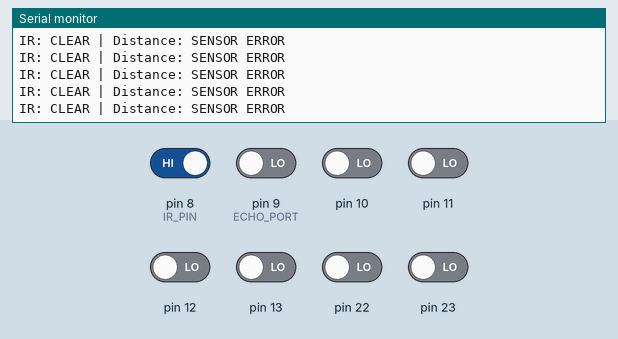
A sketch run on a simulated Arduino Uno, built with avr-gcc and run on an emulated ATmega328P. On the bench: the last lines printed to the serial monitor. The test bench sets the inputs (shaded band); at power-on: pin 8 (IR_PIN) HIGH, pin 9 (ECHO_PORT), pin 10–13, pin 22, pin 23 LOW.

Above: at 2.7 s.
2.8 s: pin 8 (IR_PIN) driven LOW
At 2.92 s:
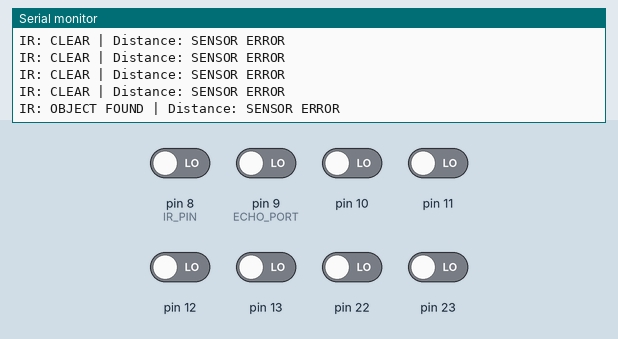
7.7 s: pin 8 (IR_PIN) driven HIGH
At 7.86 s:
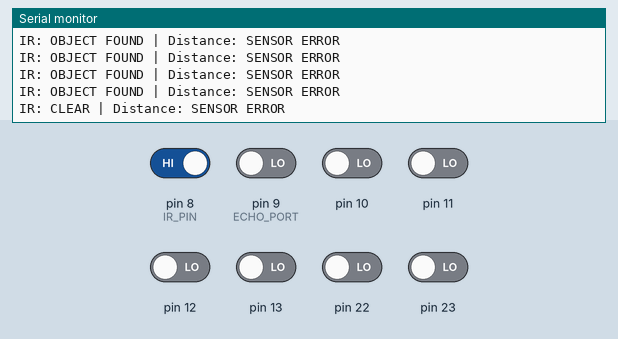
10.7 s: pin 8 (IR_PIN) driven LOW
At 10.93 s:
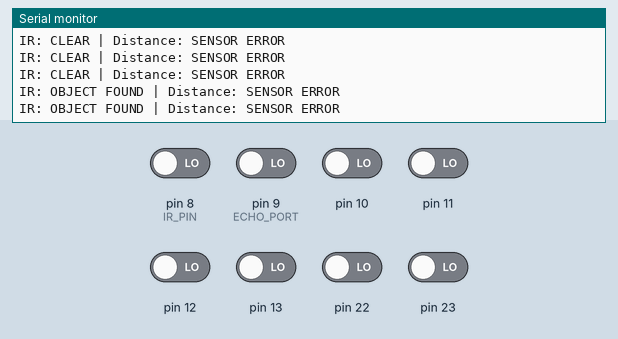
13.7 s: pin 8 (IR_PIN) driven HIGH and pin 9 (ECHO_PORT) driven HIGH
At 13.91 s:
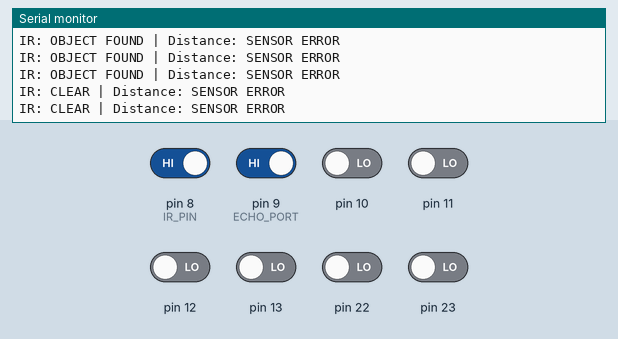

The sketch:

sketch_oct9b.ino
```cpp
#include <stdio.h>
#include <string.h>
#include <stdbool.h>

#include "gpio.h"
#include "ir.h"
#include "ultrasonic.h"
#include "lcd.h"
#include "buzzer.h"

// ==================================================
// IR SENSOR CONFIGURATION
// ==================================================

#define IR_PORT portb
#define IR_PIN  0

// ==================================================
// ULTRASONIC SENSOR CONFIGURATION
// ==================================================

#define TRIG_PORT portf
#define TRIG_PIN  0

#define ECHO_PORT portk
#define ECHO_PIN  0

// ==================================================
// DISTANCE THRESHOLDS
// ==================================================

#define DANGER_DISTANCE  15
#define NEAR_DISTANCE    30
#define WARNING_DISTANCE 50

// ==================================================
// BUZZER TIMING
// ==================================================

#define FAST_BEEP_MS 200
#define SLOW_BEEP_MS 600

unsigned long previousBeepTime = 0;
bool buzzerState = false;

// ==================================================
// LCD DISPLAY FUNCTION
// ==================================================

void displayParkingStatus(unsigned int distance,
                          bool objectDetected)
{
    char line[17];

    // ----------------------------------------------
    // ROW 1: DISTANCE + IR STATUS
    // ----------------------------------------------

    lcd_set_cursor(0, 0);

    if (distance == 0)
    {
        if (objectDetected)
            lcd_print("D:ERR IR:FOUND  ");
        else
            lcd_print("D:ERR IR:CLEAR  ");
    }
    else
    {
        if (objectDetected)
        {
            snprintf(line, sizeof(line),
                     "D:%ucm IR:FOUND", distance);
        }
        else
        {
            snprintf(line, sizeof(line),
                     "D:%ucm IR:CLEAR", distance);
        }

        lcd_print(line);

        // Clear leftover characters from the previous reading.
        int length = strlen(line);

        while (length++ < 16)
        {
            lcd_print(" ");
        }
    }

    // ----------------------------------------------
    // ROW 2: PARKING STATUS
    // ----------------------------------------------

    lcd_set_cursor(1, 0);

    // Follow your requested IR parking logic.
    if (objectDetected)
    {
        lcd_print("PARKING: FREE   ");
    }
    else if (distance == 0 || distance > WARNING_DISTANCE)
    {
        lcd_print("PARKING: ERROR  ");
    }
    else if (distance < DANGER_DISTANCE)
    {
        lcd_print("PARKING: FULL   ");
    }
    else if (distance <= NEAR_DISTANCE)
    {
        lcd_print("PARK: CAUTION   ");
    }
    else
    {
        lcd_print("PARKING: FREE   ");
    }
}

// ==================================================
// BUZZER CONTROL
// ==================================================

void updateBuzzer(unsigned int distance)
{
    unsigned long currentTime = millis();

    // Invalid reading or distance above 50 cm.
    if (distance == 0 || distance > WARNING_DISTANCE)
    {
        buzzer_off();
        buzzerState = false;
        return;
    }

    // Less than 15 cm: continuous alarm.
    if (distance < DANGER_DISTANCE)
    {
        buzzer_on();
        buzzerState = true;
        return;
    }

    // 15-30 cm: fast beeping.
    // 31-50 cm: slow beeping.
    unsigned long beepInterval;

    if (distance <= NEAR_DISTANCE)
        beepInterval = FAST_BEEP_MS;
    else
        beepInterval = SLOW_BEEP_MS;

    if (currentTime - previousBeepTime >= beepInterval)
    {
        previousBeepTime = currentTime;
        buzzerState = !buzzerState;

        if (buzzerState)
            buzzer_on();
        else
            buzzer_off();
    }
}

// ==================================================
// SETUP
// ==================================================

void setup()
{
    Serial.begin(9600);

    // Initialize IR sensor.
    ir_init(IR_PORT, IR_PIN);

    // Initialize ultrasonic sensor.
    ultrasonic_init(
        TRIG_PORT,
        TRIG_PIN,
        ECHO_PORT,
        ECHO_PIN
    );

    // Initialize LCD and buzzer.
    lcd_init();
    buzzer_init();

    lcd_clear();

    lcd_set_cursor(0, 0);
    lcd_print("SAFETY PARKING");

    lcd_set_cursor(1, 0);
    lcd_print("SYSTEM STARTING");

    delay(1500);

    lcd_clear();
}

// ==================================================
// LOOP
// ==================================================

void loop()
{
    // Read IR sensor.
    bool objectDetected =
        ir_is_detected(IR_PORT, IR_PIN);

    // Read ultrasonic distance.
    unsigned int distance = ultrasonic_read_cm();

    // Update LCD.
    displayParkingStatus(distance, objectDetected);

    // Control buzzer.
    updateBuzzer(distance);

    // Serial Monitor debugging.
    Serial.print("IR: ");
    Serial.print(objectDetected ? "OBJECT FOUND" : "CLEAR");

    Serial.print(" | Distance: ");

    if (distance == 0)
    {
        Serial.println("SENSOR ERROR");
    }
    else
    {
        Serial.print(distance);
        Serial.println(" cm");
    }

    delay(50);
}
```

adc.c
```cpp
#include "adc.h"
#include "adc_reg.h"

void adc_init(void)
{
    /*
     * AVCC as reference
     * Right adjusted result
     */

    ADMUX = 0;


    /*
     * Enable ADC
     *
     * Prescaler = 128
     */

    ADCSRA = (1 << ADEN) |
             (1 << ADPS2) |
             (1 << ADPS1) |
             (1 << ADPS0);
}


void adc_select_channel(uint8_t channel)
{
    channel &= 0x07;

    ADMUX &= 0xF0;

    ADMUX |= channel;
}


uint16_t adc_read(uint8_t channel)
{
    uint16_t result;

    adc_select_channel(channel);

    /* Start conversion */

    ADCSRA |= (1 << ADSC);

    /* Wait for conversion */

    while(ADCSRA & (1 << ADSC))
    {
    }

    /* Read ADCL first, then ADCH */

    result = ADCL;

    result |= ((uint16_t)ADCH << 8);

    return result;
}
```

adc.h
```cpp
#ifndef ADC_H
#define ADC_H

#include <stdint.h>

#ifdef __cplusplus
extern "C" {
#endif

void adc_init(void);

void adc_select_channel(uint8_t channel);

uint16_t adc_read(uint8_t channel);

#ifdef __cplusplus
}
#endif

#endif
```

adc_reg.h
```cpp
#ifndef ADC_REG_H
#define ADC_REG_H

#include <stdint.h>

/* ADC Registers */

#define ADMUX  (*(volatile uint8_t*)0x7C)
#define ADCSRA (*(volatile uint8_t*)0x7A)
#define ADCL   (*(volatile uint8_t*)0x78)
#define ADCH   (*(volatile uint8_t*)0x79)

/* ADC Control and Status Register A */

#define ADPS0 0
#define ADPS1 1
#define ADPS2 2

#define ADIE 3
#define ADIF 4
#define ADATE 5
#define ADSC 6
#define ADEN 7

/* ADC Multiplexer */

#define MUX0 0
#define MUX1 1
#define MUX2 2
#define MUX3 3

#define ADLAR 5

#endif
```

buzzer.c
```cpp
#include "buzzer.h"
#include "buzzer_reg.h"
#include "gpio.h"

void buzzer_init(void)
{
    pinmode(BUZZER_PORT, BUZZER_PIN, OUTPUT);
    buzzer_off();
}

void buzzer_on(void)
{
    gpio_write(BUZZER_PORT, BUZZER_PIN, HIGH);
}

void buzzer_off(void)
{
    gpio_write(BUZZER_PORT, BUZZER_PIN, LOW);
}
```

buzzer.h
```cpp
#ifndef BUZZER_H
#define BUZZER_H

#include <stdint.h>

#ifdef __cplusplus
extern "C" {
#endif

void buzzer_init(void);
void buzzer_on(void);
void buzzer_off(void);

#ifdef __cplusplus
}
#endif

#endif
```

buzzer_reg.h
```cpp
#ifndef BUZZER_REG_H
#define BUZZER_REG_H

#define BUZZER_PORT portj
#define BUZZER_PIN  0

#endif
```

ir.c
```cpp
#include "ir.h"
#include "ir_reg.h"

void ir_init(uint8_t portnum, uint8_t pinnum)
{
    pinmode(portnum, pinnum, INPUT);
}

uint8_t ir_read(uint8_t portnum, uint8_t pinnum)
{
    return gpio_read(portnum, pinnum);
}

uint8_t ir_is_detected(uint8_t portnum, uint8_t pinnum)
{
    if(ir_read(portnum, pinnum) == IR_ACTIVE_LOW)
        return 1;

    return 0;
}
```

ir.h
```cpp
#ifndef IR_H
#define IR_H

#include <stdint.h>
#include "gpio.h"

#ifdef __cplusplus
extern "C" {
#endif

void ir_init(uint8_t portnum, uint8_t pinnum);
uint8_t ir_read(uint8_t portnum, uint8_t pinnum);
uint8_t ir_is_detected(uint8_t portnum, uint8_t pinnum);

#ifdef __cplusplus
}
#endif

#endif
```

ir_reg.h
```cpp
#ifndef IR_REG_H
#define IR_REG_H

#include <stdint.h>

/* IR sensor is connected through GPIO.
   No dedicated IR hardware registers are required. */

#define IR_ACTIVE_LOW  0
#define IR_ACTIVE_HIGH 1

#endif
```

led.c
```cpp
#include "led.h"
#include "timer.h"


/* Single LED */

void led_init(uint8_t portnum, uint8_t pinnum)
{
    pinmode(portnum, pinnum, OUTPUT);
    led_off(portnum, pinnum);
}

void led_on(uint8_t portnum, uint8_t pinnum)
{
    gpio_write(portnum, pinnum, HIGH);
}

void led_off(uint8_t portnum, uint8_t pinnum)
{
    gpio_write(portnum, pinnum, LOW);
}

void led_toggle(uint8_t portnum, uint8_t pinnum)
{
    gpio_toggle(portnum, pinnum);
}


/* LED Array */

void led_array_init(uint8_t portnum)
{
    for(uint8_t pin = 0; pin < 8; pin++)
    {
        pinmode(portnum, pin, OUTPUT);
    }

    led_array_off(portnum);
}

void led_array_write(uint8_t portnum, uint8_t value)
{
    for(uint8_t pin = 0; pin < 8; pin++)
    {
        if(value & (1 << pin))
        {
            gpio_write(portnum, pin, HIGH);
        }
        else
        {
            gpio_write(portnum, pin, LOW);
        }
    }
}

void led_array_on(uint8_t portnum)
{
    led_array_write(portnum, 0xFF);
}

void led_array_off(uint8_t portnum)
{
    led_array_write(portnum, 0x00);
}


/* LED 0 -> LED 7 */

void led_array_forward(uint8_t portnum)
{
    for(uint8_t pin = 0; pin < 8; pin++)
    {
        led_array_write(portnum, (1 << pin));

        timer_delay(300, milli_sec);
    }
}


/* LED 7 -> LED 0 */

void led_array_backward(uint8_t portnum)
{
    for(int8_t pin = 7; pin >= 0; pin--)
    {
        led_array_write(portnum, (1 << pin));

        timer_delay(300, milli_sec);
    }
}
```

led.h
```cpp
#ifndef LED_H
#define LED_H

#include <stdint.h>
#include "gpio.h"

#ifdef __cplusplus
extern "C" {
#endif
// single led
void led_init(uint8_t portnum, uint8_t pinnum);
void led_on(uint8_t portnum, uint8_t pinnum);
void led_off(uint8_t portnum, uint8_t pinnum);
void led_toggle(uint8_t portnum, uint8_t pinnum);

// multi led
void led_array_init(uint8_t portnum);
void led_array_write(uint8_t portnum, uint8_t value);
void led_array_on(uint8_t portnum);
void led_array_off(uint8_t portnum);
void led_array_forward(uint8_t portnum);
void led_array_backward(uint8_t portnum);

#ifdef __cplusplus
}
#endif

#endif
```

pwm.c
```cpp
#include "pwm.h"
#include "gpio.h"
#include "timer.h"

static uint8_t pwm_port;
static uint8_t pwm_pin;
static uint8_t pwm_duty;
static uint8_t pwm_running;


void pwm_init(uint8_t portnum, uint8_t pinnum)
{
    pwm_port = portnum;
    pwm_pin = pinnum;

    pwm_duty = 0;
    pwm_running = 0;

    pinmode(pwm_port, pwm_pin, OUTPUT);

    gpio_write(pwm_port, pwm_pin, LOW);
}


void pwm_set_duty(uint8_t duty)
{
    pwm_duty = duty;
}


void pwm_start(void)
{
    pwm_running = 1;

    while(pwm_running)
    {
        /*
         * 1000 us = 1 ms PWM period
         *
         * Duty:
         * 0   = 0%
         * 64  = 25%
         * 128 = 50%
         * 192 = 75%
         * 255 = 100%
         */

        if(pwm_duty > 0)
        {
            gpio_write(pwm_port, pwm_pin, HIGH);

            timer_delay(
                ((uint32_t)pwm_duty * 1000UL) / 255UL,
                micro_sec
            );
        }


        if(pwm_duty < 255)
        {
            gpio_write(pwm_port, pwm_pin, LOW);

            timer_delay(
                ((uint32_t)(255 - pwm_duty) * 1000UL) / 255UL,
                micro_sec
            );
        }
    }
}


void pwm_stop(void)
{
    pwm_running = 0;

    gpio_write(pwm_port, pwm_pin, LOW);
}
```

pwm.h
```cpp
#ifndef PWM_H
#define PWM_H

#include <stdint.h>

#ifdef __cplusplus
extern "C" {
#endif

void pwm_init(uint8_t portnum, uint8_t pinnum);

void pwm_set_duty(uint8_t duty);

void pwm_start(void);

void pwm_stop(void);

#ifdef __cplusplus
}
#endif

#endif
```

safety.c
```cpp
#include "safety.h"

safety_state_t safety_classify_distance(uint16_t distance_cm)
{
    /*
       Zero means the ultrasonic driver
       did not return a valid distance.
    */
    if(distance_cm == 0)
    {
        return STATE_SENSOR_FAULT;
    }

    if(distance_cm > 50)
    {
        return STATE_SAFE;
    }
    else if(distance_cm > 30)
    {
        return STATE_CAUTION;
    }
    else if(distance_cm >= 15)
    {
        return STATE_WARNING;
    }
    else
    {
        return STATE_STOP;
    }
}
```

safety.h
```cpp
#ifndef SAFETY_H
#define SAFETY_H

#ifdef __cplusplus
extern "C" {
#endif

#include <stdint.h>

typedef enum
{
    STATE_SAFE,
    STATE_CAUTION,
    STATE_WARNING,
    STATE_STOP,
    STATE_SENSOR_FAULT
} safety_state_t;

safety_state_t safety_classify_distance(uint16_t distance_cm);

#ifdef __cplusplus
}
#endif
#endif
```

segment.c
```cpp
#include "sevenseg.h"

void sevenseg_init(uint8_t portnum)
{
    pinmode(portnum, SEG_A, OUTPUT);
    pinmode(portnum, SEG_B, OUTPUT);
    pinmode(portnum, SEG_C, OUTPUT);
    pinmode(portnum, SEG_D, OUTPUT);
    pinmode(portnum, SEG_E, OUTPUT);
    pinmode(portnum, SEG_F, OUTPUT);
    pinmode(portnum, SEG_G, OUTPUT);

    sevenseg_off(portnum);
}

void sevenseg_off(uint8_t portnum)
{
    gpio_write(portnum, SEG_A, LOW);
    gpio_write(portnum, SEG_B, LOW);
    gpio_write(portnum, SEG_C, LOW);
    gpio_write(portnum, SEG_D, LOW);
    gpio_write(portnum, SEG_E, LOW);
    gpio_write(portnum, SEG_F, LOW);
    gpio_write(portnum, SEG_G, LOW);
}

void sevenseg_display(uint8_t portnum, uint8_t digit)
{
    switch(digit)
    {
        case 0:
            gpio_write(portnum, SEG_A, HIGH);
            gpio_write(portnum, SEG_B, HIGH);
            gpio_write(portnum, SEG_C, HIGH);
            gpio_write(portnum, SEG_D, HIGH);
            gpio_write(portnum, SEG_E, HIGH);
            gpio_write(portnum, SEG_F, HIGH);
            gpio_write(portnum, SEG_G, LOW);
            break;

        case 1:
            gpio_write(portnum, SEG_A, LOW);
            gpio_write(portnum, SEG_B, HIGH);
            gpio_write(portnum, SEG_C, HIGH);
            gpio_write(portnum, SEG_D, LOW);
            gpio_write(portnum, SEG_E, LOW);
            gpio_write(portnum, SEG_F, LOW);
            gpio_write(portnum, SEG_G, LOW);
            break;

        case 2:
            gpio_write(portnum, SEG_A, HIGH);
            gpio_write(portnum, SEG_B, HIGH);
            gpio_write(portnum, SEG_C, LOW);
            gpio_write(portnum, SEG_D, HIGH);
            gpio_write(portnum, SEG_E, HIGH);
            gpio_write(portnum, SEG_F, LOW);
            gpio_write(portnum, SEG_G, HIGH);
            break;

        case 3:
            gpio_write(portnum, SEG_A, HIGH);
            gpio_write(portnum, SEG_B, HIGH);
            gpio_write(portnum, SEG_C, HIGH);
            gpio_write(portnum, SEG_D, HIGH);
            gpio_write(portnum, SEG_E, LOW);
            gpio_write(portnum, SEG_F, LOW);
            gpio_write(portnum, SEG_G, HIGH);
            break;

        case 4:
            gpio_write(portnum, SEG_A, LOW);
            gpio_write(portnum, SEG_B, HIGH);
            gpio_write(portnum, SEG_C, HIGH);
            gpio_write(portnum, SEG_D, LOW);
            gpio_write(portnum, SEG_E, LOW);
            gpio_write(portnum, SEG_F, HIGH);
            gpio_write(portnum, SEG_G, HIGH);
            break;

        case 5:
            gpio_write(portnum, SEG_A, HIGH);
            gpio_write(portnum, SEG_B, LOW);
            gpio_write(portnum, SEG_C, HIGH);
            gpio_write(portnum, SEG_D, HIGH);
            gpio_write(portnum, SEG_E, LOW);
            gpio_write(portnum, SEG_F, HIGH);
            gpio_write(portnum, SEG_G, HIGH);
            break;

        case 6:
            gpio_write(portnum, SEG_A, HIGH);
            gpio_write(portnum, SEG_B, LOW);
            gpio_write(portnum, SEG_C, HIGH);
            gpio_write(portnum, SEG_D, HIGH);
            gpio_write(portnum, SEG_E, HIGH);
            gpio_write(portnum, SEG_F, HIGH);
            gpio_write(portnum, SEG_G, HIGH);
            break;

        case 7:
            gpio_write(portnum, SEG_A, HIGH);
            gpio_write(portnum, SEG_B, HIGH);
            gpio_write(portnum, SEG_C, HIGH);
            gpio_write(portnum, SEG_D, LOW);
            gpio_write(portnum, SEG_E, LOW);
            gpio_write(portnum, SEG_F, LOW);
            gpio_write(portnum, SEG_G, LOW);
            break;

        case 8:
            gpio_write(portnum, SEG_A, HIGH);
            gpio_write(portnum, SEG_B, HIGH);
            gpio_write(portnum, SEG_C, HIGH);
            gpio_write(portnum, SEG_D, HIGH);
            gpio_write(portnum, SEG_E, HIGH);
            gpio_write(portnum, SEG_F, HIGH);
            gpio_write(portnum, SEG_G, HIGH);
            break;

        case 9:
            gpio_write(portnum, SEG_A, HIGH);
            gpio_write(portnum, SEG_B, HIGH);
            gpio_write(portnum, SEG_C, HIGH);
            gpio_write(portnum, SEG_D, HIGH);
            gpio_write(portnum, SEG_E, LOW);
            gpio_write(portnum, SEG_F, HIGH);
            gpio_write(portnum, SEG_G, HIGH);
            break;

        default:
            sevenseg_off(portnum);
            break;
    }
}
```

sevenseg.h
```cpp
#ifndef SEVENSEG_H
#define SEVENSEG_H

#include <stdint.h>
#include "gpio.h"

#ifdef __cplusplus
extern "C" {
#endif

#define SEG_A 0
#define SEG_B 1
#define SEG_C 2
#define SEG_D 3
#define SEG_E 4
#define SEG_F 5
#define SEG_G 6

void sevenseg_init(uint8_t portnum);
void sevenseg_display(uint8_t portnum, uint8_t digit);
void sevenseg_off(uint8_t portnum);

#ifdef __cplusplus
}
#endif

#endif
```

switch.c
```cpp
#include "switch.h"


/*==================================================
                  SWITCH DRIVER
==================================================*/

void switch_init(uint8_t portnum, uint8_t pinnum)
{
    pinmode(portnum, pinnum, INPUT);
}


uint8_t switch_read(uint8_t portnum, uint8_t pinnum)
{
    return gpio_read(portnum, pinnum);
}


uint8_t switch_is_pressed(uint8_t portnum, uint8_t pinnum)
{
    if(gpio_read(portnum, pinnum) == HIGH)
    {
        return 1;
    }

    return 0;
}
```

switch.h
```cpp
#ifndef SWITCH_H
#define SWITCH_H

#include <stdint.h>
#include "gpio.h"

#ifdef __cplusplus
extern "C" {
#endif

void switch_init(uint8_t portnum, uint8_t pinnum);

uint8_t switch_read(uint8_t portnum, uint8_t pinnum);

uint8_t switch_is_pressed(uint8_t portnum, uint8_t pinnum);

#ifdef __cplusplus
}
#endif

#endif
```

ultrasonic_reg.h
```cpp
#ifndef ULTRASONIC_REG_H
#define ULTRASONIC_REG_H

#include <stdint.h>

#define ULTRASONIC_TIMEOUT 30000UL

#endif
```

Source omitted: timer.c (1684 bytes), timer.h (633 bytes), timer_handle.h (2512 bytes), timer_reg.h (1857 bytes), timerhandle.c (2909 bytes), ultrasonic.c (1488 bytes), ultrasonic.h (293 bytes), lcd.c (2248 bytes), lcd.h (316 bytes), lcd_reg.h (544 bytes), gpio.c (1935 bytes), gpio.h (836 bytes)

Measured:
- after the input at 2.8 s, the serial monitor: prints a new line after 0.05 s (image 1)
- after the input at 7.7 s, the serial monitor: prints a new line after 0.10 s (image 2)
- after the input at 13.7 s, the serial monitor: prints a new line after 0.06 s (image 4)
